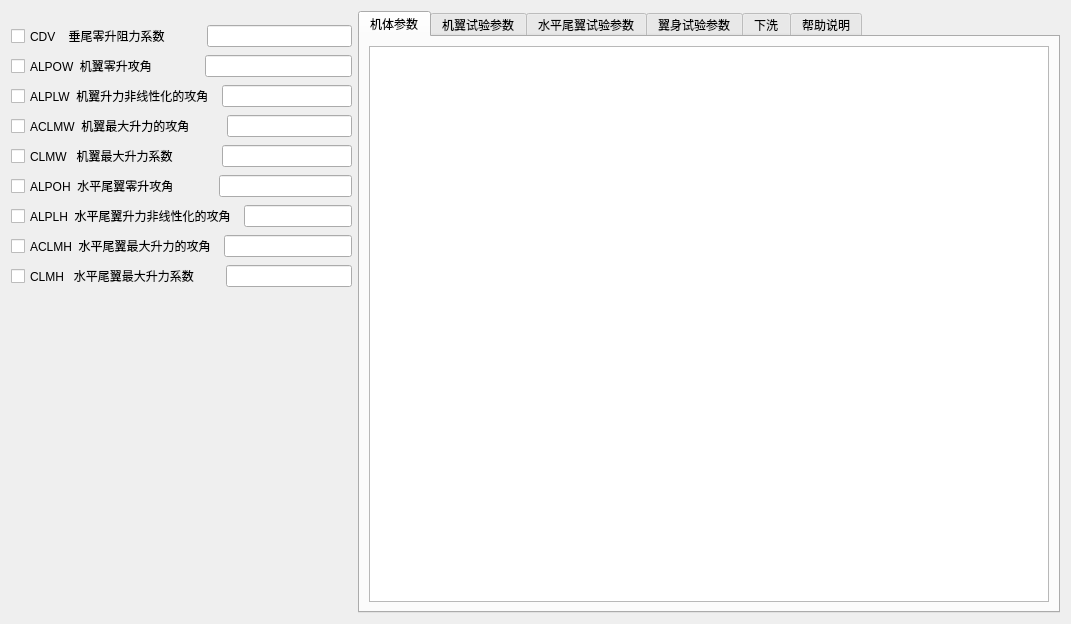
<?xml version="1.0" encoding="UTF-8"?>
<ui version="4.0">
 <class>EXPR</class>
 <widget class="QWidget" name="EXPR">
  <property name="geometry">
   <rect>
    <x>0</x>
    <y>0</y>
    <width>1071</width>
    <height>624</height>
   </rect>
  </property>
  <property name="windowTitle">
   <string>实验数据</string>
  </property>
  <layout class="QHBoxLayout" name="horizontalLayout_10">
   <item>
    <layout class="QVBoxLayout" name="verticalLayout_2">
     <item>
      <spacer name="verticalSpacer_2">
       <property name="orientation">
        <enum>Qt::Vertical</enum>
       </property>
       <property name="sizeType">
        <enum>QSizePolicy::Preferred</enum>
       </property>
       <property name="sizeHint" stdset="0">
        <size>
         <width>20</width>
         <height>13</height>
        </size>
       </property>
      </spacer>
     </item>
     <item>
      <layout class="QVBoxLayout" name="verticalLayout">
       <item>
        <layout class="QHBoxLayout" name="horizontalLayout">
         <item>
          <widget class="QCheckBox" name="checkBox_CDV">
           <property name="text">
            <string>CDV    垂尾零升阻力系数   </string>
           </property>
          </widget>
         </item>
         <item>
          <spacer name="horizontalSpacer">
           <property name="orientation">
            <enum>Qt::Horizontal</enum>
           </property>
           <property name="sizeType">
            <enum>QSizePolicy::Preferred</enum>
           </property>
           <property name="sizeHint" stdset="0">
            <size>
             <width>20</width>
             <height>20</height>
            </size>
           </property>
          </spacer>
         </item>
         <item>
          <widget class="QLineEdit" name="CDV">
           <property name="sizePolicy">
            <sizepolicy hsizetype="Preferred" vsizetype="Fixed">
             <horstretch>0</horstretch>
             <verstretch>0</verstretch>
            </sizepolicy>
           </property>
          </widget>
         </item>
        </layout>
       </item>
       <item>
        <layout class="QHBoxLayout" name="horizontalLayout_2">
         <item>
          <widget class="QCheckBox" name="checkBox_ALPOW">
           <property name="toolTip">
            <string>wing zero lift angle of attack ，deg                                 机翼零升攻角</string>
           </property>
           <property name="text">
            <string>ALPOW  机翼零升攻角</string>
           </property>
          </widget>
         </item>
         <item>
          <spacer name="horizontalSpacer_2">
           <property name="orientation">
            <enum>Qt::Horizontal</enum>
           </property>
           <property name="sizeType">
            <enum>QSizePolicy::Preferred</enum>
           </property>
           <property name="sizeHint" stdset="0">
            <size>
             <width>40</width>
             <height>20</height>
            </size>
           </property>
          </spacer>
         </item>
         <item>
          <widget class="QLineEdit" name="ALPOW">
           <property name="sizePolicy">
            <sizepolicy hsizetype="Preferred" vsizetype="Fixed">
             <horstretch>0</horstretch>
             <verstretch>0</verstretch>
            </sizepolicy>
           </property>
           <property name="toolTip">
            <string>wing zero lift angle of attack ，deg                                 机翼零升攻角</string>
           </property>
          </widget>
         </item>
        </layout>
       </item>
       <item>
        <layout class="QHBoxLayout" name="horizontalLayout_3">
         <item>
          <widget class="QCheckBox" name="checkBox_ALPLW">
           <property name="toolTip">
            <string>ALPLW  机翼升力非线性化的攻角</string>
           </property>
           <property name="text">
            <string>ALPLW  机翼升力非线性化的攻角</string>
           </property>
          </widget>
         </item>
         <item>
          <spacer name="horizontalSpacer_3">
           <property name="orientation">
            <enum>Qt::Horizontal</enum>
           </property>
           <property name="sizeType">
            <enum>QSizePolicy::Preferred</enum>
           </property>
           <property name="sizeHint" stdset="0">
            <size>
             <width>1</width>
             <height>20</height>
            </size>
           </property>
          </spacer>
         </item>
         <item>
          <widget class="QLineEdit" name="ALPLW">
           <property name="sizePolicy">
            <sizepolicy hsizetype="Preferred" vsizetype="Fixed">
             <horstretch>0</horstretch>
             <verstretch>0</verstretch>
            </sizepolicy>
           </property>
           <property name="toolTip">
            <string>wing angle of attack where lift becomes non-linear，deg              机翼升力非线性化的攻角 </string>
           </property>
          </widget>
         </item>
        </layout>
       </item>
       <item>
        <layout class="QHBoxLayout" name="horizontalLayout_6">
         <item>
          <widget class="QCheckBox" name="checkBox_ACLMW">
           <property name="toolTip">
            <string>wing angle of attack for max. lift，deg                              机翼最大升力的攻角</string>
           </property>
           <property name="text">
            <string>ACLMW  机翼最大升力的攻角</string>
           </property>
          </widget>
         </item>
         <item>
          <spacer name="horizontalSpacer_6">
           <property name="orientation">
            <enum>Qt::Horizontal</enum>
           </property>
           <property name="sizeType">
            <enum>QSizePolicy::Preferred</enum>
           </property>
           <property name="sizeHint" stdset="0">
            <size>
             <width>25</width>
             <height>20</height>
            </size>
           </property>
          </spacer>
         </item>
         <item>
          <widget class="QLineEdit" name="ACLMW">
           <property name="sizePolicy">
            <sizepolicy hsizetype="Preferred" vsizetype="Fixed">
             <horstretch>0</horstretch>
             <verstretch>0</verstretch>
            </sizepolicy>
           </property>
           <property name="toolTip">
            <string>wing angle of attack for max. lift，deg                              机翼最大升力的攻角</string>
           </property>
          </widget>
         </item>
        </layout>
       </item>
       <item>
        <layout class="QHBoxLayout" name="horizontalLayout_5">
         <item>
          <widget class="QCheckBox" name="checkBox_CLMW">
           <property name="toolTip">
            <string>wing max. LIFT coefficient                                           机翼最大升力系数</string>
           </property>
           <property name="text">
            <string>CLMW   机翼最大升力系数</string>
           </property>
          </widget>
         </item>
         <item>
          <spacer name="horizontalSpacer_5">
           <property name="orientation">
            <enum>Qt::Horizontal</enum>
           </property>
           <property name="sizeType">
            <enum>QSizePolicy::Preferred</enum>
           </property>
           <property name="sizeHint" stdset="0">
            <size>
             <width>37</width>
             <height>20</height>
            </size>
           </property>
          </spacer>
         </item>
         <item>
          <widget class="QLineEdit" name="CLMW">
           <property name="sizePolicy">
            <sizepolicy hsizetype="Preferred" vsizetype="Fixed">
             <horstretch>0</horstretch>
             <verstretch>0</verstretch>
            </sizepolicy>
           </property>
           <property name="toolTip">
            <string>wing max. LIFT coefficient                                           机翼最大升力系数</string>
           </property>
          </widget>
         </item>
        </layout>
       </item>
       <item>
        <layout class="QHBoxLayout" name="horizontalLayout_4">
         <item>
          <widget class="QCheckBox" name="checkBox_ALPOH">
           <property name="toolTip">
            <string>horizontal tail zero lift angle of attack，deg                       水平尾翼零升攻角</string>
           </property>
           <property name="text">
            <string>ALPOH  水平尾翼零升攻角 </string>
           </property>
          </widget>
         </item>
         <item>
          <spacer name="horizontalSpacer_4">
           <property name="orientation">
            <enum>Qt::Horizontal</enum>
           </property>
           <property name="sizeType">
            <enum>QSizePolicy::Preferred</enum>
           </property>
           <property name="sizeHint" stdset="0">
            <size>
             <width>30</width>
             <height>20</height>
            </size>
           </property>
          </spacer>
         </item>
         <item>
          <widget class="QLineEdit" name="ALPOH">
           <property name="sizePolicy">
            <sizepolicy hsizetype="Preferred" vsizetype="Fixed">
             <horstretch>0</horstretch>
             <verstretch>0</verstretch>
            </sizepolicy>
           </property>
           <property name="toolTip">
            <string>horizontal tail zero lift angle of attack，deg                       水平尾翼零升攻角</string>
           </property>
          </widget>
         </item>
        </layout>
       </item>
       <item>
        <layout class="QHBoxLayout" name="horizontalLayout_7">
         <item>
          <widget class="QCheckBox" name="checkBox_ALPLH">
           <property name="toolTip">
            <string>horizontal tail angle of attack where lift becomes non-linear，deg   水平尾翼升力非线性化的攻角</string>
           </property>
           <property name="text">
            <string>ALPLH  水平尾翼升力非线性化的攻角</string>
           </property>
          </widget>
         </item>
         <item>
          <spacer name="horizontalSpacer_7">
           <property name="orientation">
            <enum>Qt::Horizontal</enum>
           </property>
           <property name="sizeType">
            <enum>QSizePolicy::Preferred</enum>
           </property>
           <property name="sizeHint" stdset="0">
            <size>
             <width>1</width>
             <height>20</height>
            </size>
           </property>
          </spacer>
         </item>
         <item>
          <widget class="QLineEdit" name="ALPLH">
           <property name="sizePolicy">
            <sizepolicy hsizetype="Preferred" vsizetype="Fixed">
             <horstretch>0</horstretch>
             <verstretch>0</verstretch>
            </sizepolicy>
           </property>
           <property name="toolTip">
            <string>horizontal tail angle of attack where lift becomes non-linear，deg   水平尾翼升力非线性化的攻角</string>
           </property>
          </widget>
         </item>
        </layout>
       </item>
       <item>
        <layout class="QHBoxLayout" name="horizontalLayout_8">
         <item>
          <widget class="QCheckBox" name="checkBox_ACLMH">
           <property name="toolTip">
            <string>horizontal tail angle of attack for max. lift，deg                   水平尾翼最大升力的攻角horizontal tail angle of attack for max. lift，deg                   水平尾翼最大升力的攻角</string>
           </property>
           <property name="text">
            <string>ACLMH  水平尾翼最大升力的攻角</string>
           </property>
          </widget>
         </item>
         <item>
          <spacer name="horizontalSpacer_8">
           <property name="orientation">
            <enum>Qt::Horizontal</enum>
           </property>
           <property name="sizeType">
            <enum>QSizePolicy::Preferred</enum>
           </property>
           <property name="sizeHint" stdset="0">
            <size>
             <width>1</width>
             <height>20</height>
            </size>
           </property>
          </spacer>
         </item>
         <item>
          <widget class="QLineEdit" name="ACLMH">
           <property name="sizePolicy">
            <sizepolicy hsizetype="Preferred" vsizetype="Fixed">
             <horstretch>0</horstretch>
             <verstretch>0</verstretch>
            </sizepolicy>
           </property>
           <property name="toolTip">
            <string>horizontal tail angle of attack for max. lift，deg                   水平尾翼最大升力的攻角</string>
           </property>
          </widget>
         </item>
        </layout>
       </item>
       <item>
        <layout class="QHBoxLayout" name="horizontalLayout_9">
         <item>
          <widget class="QCheckBox" name="checkBox_CLMH">
           <property name="toolTip">
            <string>horizontal tail max. LIFT coefficient                                水平尾翼最大升力系数</string>
           </property>
           <property name="text">
            <string>CLMH   水平尾翼最大升力系数</string>
           </property>
          </widget>
         </item>
         <item>
          <spacer name="horizontalSpacer_9">
           <property name="orientation">
            <enum>Qt::Horizontal</enum>
           </property>
           <property name="sizeType">
            <enum>QSizePolicy::Preferred</enum>
           </property>
           <property name="sizeHint" stdset="0">
            <size>
             <width>20</width>
             <height>20</height>
            </size>
           </property>
          </spacer>
         </item>
         <item>
          <widget class="QLineEdit" name="CLMH">
           <property name="sizePolicy">
            <sizepolicy hsizetype="Preferred" vsizetype="Fixed">
             <horstretch>0</horstretch>
             <verstretch>0</verstretch>
            </sizepolicy>
           </property>
           <property name="toolTip">
            <string>horizontal tail max. LIFT coefficient                                水平尾翼最大升力系数</string>
           </property>
          </widget>
         </item>
        </layout>
       </item>
      </layout>
     </item>
     <item>
      <spacer name="verticalSpacer">
       <property name="orientation">
        <enum>Qt::Vertical</enum>
       </property>
       <property name="sizeHint" stdset="0">
        <size>
         <width>20</width>
         <height>40</height>
        </size>
       </property>
      </spacer>
     </item>
    </layout>
   </item>
   <item>
    <widget class="QTabWidget" name="tabWidget_all">
     <property name="currentIndex">
      <number>0</number>
     </property>
     <widget class="QWidget" name="tab_Body">
      <attribute name="title">
       <string>机体参数</string>
      </attribute>
      <layout class="QVBoxLayout" name="verticalLayout_3">
       <item>
        <widget class="QTableWidget" name="tableWidget_Body"/>
       </item>
      </layout>
     </widget>
     <widget class="QWidget" name="tab_Wing">
      <attribute name="title">
       <string>机翼试验参数</string>
      </attribute>
      <layout class="QVBoxLayout" name="verticalLayout_4">
       <item>
        <widget class="QTableWidget" name="tableWidget_Wing"/>
       </item>
      </layout>
     </widget>
     <widget class="QWidget" name="tab_HorizontolTail">
      <attribute name="title">
       <string>水平尾翼试验参数</string>
      </attribute>
      <layout class="QVBoxLayout" name="verticalLayout_5">
       <item>
        <widget class="QTableWidget" name="tableWidget_HorizontalTail"/>
       </item>
      </layout>
     </widget>
     <widget class="QWidget" name="tab_WingBody">
      <attribute name="title">
       <string>翼身试验参数</string>
      </attribute>
      <layout class="QVBoxLayout" name="verticalLayout_6">
       <item>
        <widget class="QTableWidget" name="tableWidget_WingBody"/>
       </item>
      </layout>
     </widget>
     <widget class="QWidget" name="tab_Downwash">
      <attribute name="title">
       <string>下洗</string>
      </attribute>
      <layout class="QVBoxLayout" name="verticalLayout_8">
       <item>
        <widget class="QTableWidget" name="tableWidget_Downwash"/>
       </item>
      </layout>
     </widget>
     <widget class="QWidget" name="tab_Help">
      <attribute name="title">
       <string>帮助说明</string>
      </attribute>
      <layout class="QVBoxLayout" name="verticalLayout_7">
       <item>
        <widget class="QTextBrowser" name="textBrowser_help"/>
       </item>
      </layout>
     </widget>
    </widget>
   </item>
  </layout>
 </widget>
 <resources/>
 <connections/>
</ui>
